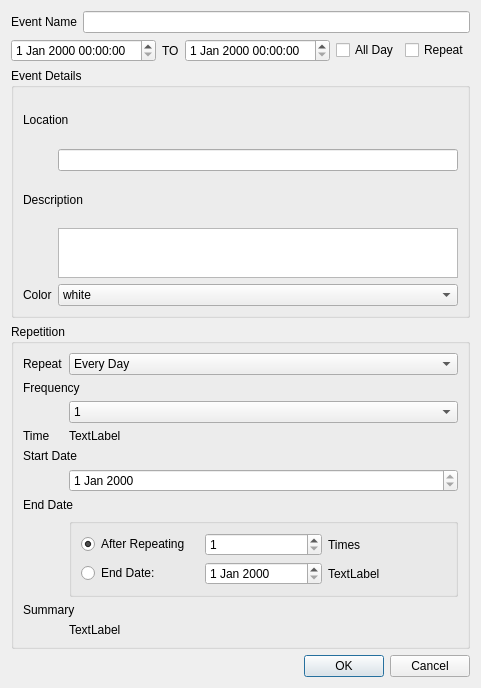
<?xml version="1.0" encoding="UTF-8"?>
<ui version="4.0">
 <class>CreateNewEventDialog</class>
 <widget class="QDialog" name="CreateNewEventDialog">
  <property name="geometry">
   <rect>
    <x>0</x>
    <y>0</y>
    <width>400</width>
    <height>665</height>
   </rect>
  </property>
  <property name="windowTitle">
   <string>Dialog</string>
  </property>
  <layout class="QVBoxLayout" name="verticalLayout_2">
   <item>
    <layout class="QHBoxLayout" name="horizontalLayout_3">
     <item>
      <widget class="QLabel" name="label_4">
       <property name="text">
        <string>Event Name</string>
       </property>
       <property name="buddy">
        <cstring>eventNameLineEdit</cstring>
       </property>
      </widget>
     </item>
     <item>
      <widget class="QLineEdit" name="eventNameLineEdit">
       <property name="clearButtonEnabled">
        <bool>false</bool>
       </property>
      </widget>
     </item>
    </layout>
   </item>
   <item>
    <layout class="QHBoxLayout" name="horizontalLayout_8">
     <item>
      <layout class="QHBoxLayout" name="horizontalLayout_4">
       <item>
        <widget class="QDateTimeEdit" name="startDateTimeEdit"/>
       </item>
       <item>
        <widget class="QLabel" name="label">
         <property name="text">
          <string>TO</string>
         </property>
        </widget>
       </item>
       <item>
        <widget class="QDateTimeEdit" name="endDateTimeEdit"/>
       </item>
      </layout>
     </item>
     <item>
      <spacer name="horizontalSpacer">
       <property name="orientation">
        <enum>Qt::Horizontal</enum>
       </property>
       <property name="sizeHint" stdset="0">
        <size>
         <width>40</width>
         <height>20</height>
        </size>
       </property>
      </spacer>
     </item>
     <item>
      <widget class="QCheckBox" name="allDayCheckBox">
       <property name="text">
        <string>All Day</string>
       </property>
      </widget>
     </item>
     <item>
      <widget class="QCheckBox" name="repeatCheckBox">
       <property name="text">
        <string>Repeat</string>
       </property>
      </widget>
     </item>
    </layout>
   </item>
   <item>
    <widget class="QGroupBox" name="eventDetailsGroupBox">
     <property name="minimumSize">
      <size>
       <width>200</width>
       <height>250</height>
      </size>
     </property>
     <property name="title">
      <string>Event Details</string>
     </property>
     <layout class="QFormLayout" name="formLayout_2">
      <item row="0" column="0" colspan="2">
       <widget class="QLabel" name="label_2">
        <property name="text">
         <string>Location</string>
        </property>
        <property name="buddy">
         <cstring>locationLineEdit</cstring>
        </property>
       </widget>
      </item>
      <item row="1" column="1">
       <widget class="QLineEdit" name="locationLineEdit">
        <property name="minimumSize">
         <size>
          <width>0</width>
          <height>0</height>
         </size>
        </property>
       </widget>
      </item>
      <item row="3" column="0" colspan="2">
       <widget class="QLabel" name="label_3">
        <property name="text">
         <string>Description</string>
        </property>
        <property name="buddy">
         <cstring>descriptionTextEdit</cstring>
        </property>
       </widget>
      </item>
      <item row="6" column="0">
       <widget class="QLabel" name="label_5">
        <property name="text">
         <string>Color</string>
        </property>
        <property name="buddy">
         <cstring>colorComboBox</cstring>
        </property>
       </widget>
      </item>
      <item row="6" column="1">
       <widget class="QComboBox" name="colorComboBox">
        <item>
         <property name="text">
          <string>white</string>
         </property>
        </item>
        <item>
         <property name="text">
          <string>red</string>
         </property>
        </item>
        <item>
         <property name="text">
          <string>green</string>
         </property>
        </item>
        <item>
         <property name="text">
          <string>blue</string>
         </property>
        </item>
        <item>
         <property name="text">
          <string>cyan</string>
         </property>
        </item>
        <item>
         <property name="text">
          <string>magenta</string>
         </property>
        </item>
        <item>
         <property name="text">
          <string>yellow</string>
         </property>
        </item>
        <item>
         <property name="text">
          <string>gray</string>
         </property>
        </item>
        <item>
         <property name="text">
          <string>lightGray</string>
         </property>
        </item>
       </widget>
      </item>
      <item row="5" column="1">
       <widget class="QTextEdit" name="descriptionTextEdit">
        <property name="sizePolicy">
         <sizepolicy hsizetype="Expanding" vsizetype="MinimumExpanding">
          <horstretch>0</horstretch>
          <verstretch>0</verstretch>
         </sizepolicy>
        </property>
        <property name="minimumSize">
         <size>
          <width>0</width>
          <height>50</height>
         </size>
        </property>
        <property name="maximumSize">
         <size>
          <width>16777215</width>
          <height>50</height>
         </size>
        </property>
       </widget>
      </item>
     </layout>
    </widget>
   </item>
   <item>
    <widget class="QGroupBox" name="repetitionGroupBox">
     <property name="title">
      <string>Repetition</string>
     </property>
     <layout class="QFormLayout" name="formLayout">
      <item row="0" column="0">
       <widget class="QLabel" name="label_6">
        <property name="text">
         <string>Repeat</string>
        </property>
        <property name="buddy">
         <cstring>repeatComboBox</cstring>
        </property>
       </widget>
      </item>
      <item row="0" column="1">
       <widget class="QComboBox" name="repeatComboBox">
        <item>
         <property name="text">
          <string>Every Day</string>
         </property>
        </item>
        <item>
         <property name="text">
          <string>Every Week</string>
         </property>
        </item>
        <item>
         <property name="text">
          <string>Every Month</string>
         </property>
        </item>
        <item>
         <property name="text">
          <string>Every Year</string>
         </property>
        </item>
       </widget>
      </item>
      <item row="3" column="0" colspan="2">
       <widget class="QLabel" name="label_7">
        <property name="text">
         <string>Frequency</string>
        </property>
        <property name="buddy">
         <cstring>frequencyComboBox</cstring>
        </property>
       </widget>
      </item>
      <item row="6" column="0">
       <widget class="QLabel" name="label_8">
        <property name="text">
         <string>Time</string>
        </property>
       </widget>
      </item>
      <item row="9" column="0" colspan="2">
       <widget class="QLabel" name="label_9">
        <property name="text">
         <string>Start Date</string>
        </property>
        <property name="buddy">
         <cstring>repeatStartDateEdit</cstring>
        </property>
       </widget>
      </item>
      <item row="11" column="1">
       <widget class="QDateEdit" name="repeatStartDateEdit">
        <property name="readOnly">
         <bool>true</bool>
        </property>
       </widget>
      </item>
      <item row="12" column="0" colspan="2">
       <widget class="QLabel" name="label_10">
        <property name="text">
         <string>End Date</string>
        </property>
       </widget>
      </item>
      <item row="13" column="1">
       <widget class="QGroupBox" name="groupBox_3">
        <property name="title">
         <string/>
        </property>
        <layout class="QVBoxLayout" name="verticalLayout">
         <item>
          <layout class="QHBoxLayout" name="horizontalLayout_5">
           <item>
            <widget class="QRadioButton" name="repeatTimesRadioButton">
             <property name="text">
              <string>After Repeating</string>
             </property>
             <property name="checked">
              <bool>true</bool>
             </property>
            </widget>
           </item>
           <item>
            <widget class="QSpinBox" name="repeatTimesSpinBox">
             <property name="minimum">
              <number>1</number>
             </property>
             <property name="maximum">
              <number>3650</number>
             </property>
            </widget>
           </item>
           <item>
            <widget class="QLabel" name="label_12">
             <property name="text">
              <string>Times</string>
             </property>
            </widget>
           </item>
          </layout>
         </item>
         <item>
          <layout class="QHBoxLayout" name="horizontalLayout_6">
           <item>
            <widget class="QRadioButton" name="repeatEndTimeRadioButton">
             <property name="text">
              <string>End Date: </string>
             </property>
            </widget>
           </item>
           <item>
            <widget class="QDateEdit" name="repeatEndDateEdit"/>
           </item>
           <item>
            <widget class="QLabel" name="repeatEndDateLabel">
             <property name="text">
              <string>TextLabel</string>
             </property>
            </widget>
           </item>
          </layout>
         </item>
        </layout>
       </widget>
      </item>
      <item row="14" column="0" colspan="2">
       <widget class="QLabel" name="label_11">
        <property name="text">
         <string>Summary</string>
        </property>
       </widget>
      </item>
      <item row="15" column="1">
       <widget class="QLabel" name="repeatSummaryLabel">
        <property name="text">
         <string>TextLabel</string>
        </property>
       </widget>
      </item>
      <item row="4" column="1">
       <widget class="QComboBox" name="frequencyComboBox">
        <item>
         <property name="text">
          <string>1</string>
         </property>
        </item>
        <item>
         <property name="text">
          <string>2</string>
         </property>
        </item>
        <item>
         <property name="text">
          <string>3</string>
         </property>
        </item>
        <item>
         <property name="text">
          <string>4</string>
         </property>
        </item>
        <item>
         <property name="text">
          <string>5</string>
         </property>
        </item>
        <item>
         <property name="text">
          <string>6</string>
         </property>
        </item>
        <item>
         <property name="text">
          <string>7</string>
         </property>
        </item>
        <item>
         <property name="text">
          <string>8</string>
         </property>
        </item>
        <item>
         <property name="text">
          <string>9</string>
         </property>
        </item>
        <item>
         <property name="text">
          <string>10</string>
         </property>
        </item>
        <item>
         <property name="text">
          <string>11</string>
         </property>
        </item>
        <item>
         <property name="text">
          <string>12</string>
         </property>
        </item>
        <item>
         <property name="text">
          <string>13</string>
         </property>
        </item>
        <item>
         <property name="text">
          <string>14</string>
         </property>
        </item>
        <item>
         <property name="text">
          <string>15</string>
         </property>
        </item>
        <item>
         <property name="text">
          <string>16</string>
         </property>
        </item>
        <item>
         <property name="text">
          <string>17</string>
         </property>
        </item>
        <item>
         <property name="text">
          <string>18</string>
         </property>
        </item>
        <item>
         <property name="text">
          <string>19</string>
         </property>
        </item>
        <item>
         <property name="text">
          <string>20</string>
         </property>
        </item>
        <item>
         <property name="text">
          <string>21</string>
         </property>
        </item>
        <item>
         <property name="text">
          <string>22</string>
         </property>
        </item>
        <item>
         <property name="text">
          <string>23</string>
         </property>
        </item>
        <item>
         <property name="text">
          <string>24</string>
         </property>
        </item>
        <item>
         <property name="text">
          <string>25</string>
         </property>
        </item>
        <item>
         <property name="text">
          <string>26</string>
         </property>
        </item>
        <item>
         <property name="text">
          <string>27</string>
         </property>
        </item>
        <item>
         <property name="text">
          <string>28</string>
         </property>
        </item>
        <item>
         <property name="text">
          <string>29</string>
         </property>
        </item>
        <item>
         <property name="text">
          <string>30</string>
         </property>
        </item>
       </widget>
      </item>
      <item row="6" column="1">
       <widget class="QLabel" name="repeatTimeLabel">
        <property name="text">
         <string>TextLabel</string>
        </property>
       </widget>
      </item>
     </layout>
    </widget>
   </item>
   <item>
    <widget class="QDialogButtonBox" name="dialogButtonBox">
     <property name="orientation">
      <enum>Qt::Horizontal</enum>
     </property>
     <property name="standardButtons">
      <set>QDialogButtonBox::Cancel|QDialogButtonBox::Ok</set>
     </property>
    </widget>
   </item>
  </layout>
 </widget>
 <resources/>
 <connections>
  <connection>
   <sender>startDateTimeEdit</sender>
   <signal>dateTimeChanged(QDateTime)</signal>
   <receiver>repeatStartDateEdit</receiver>
   <slot>setDateTime(QDateTime)</slot>
   <hints>
    <hint type="sourcelabel">
     <x>74</x>
     <y>49</y>
    </hint>
    <hint type="destinationlabel">
     <x>198</x>
     <y>482</y>
    </hint>
   </hints>
  </connection>
  <connection>
   <sender>dialogButtonBox</sender>
   <signal>accepted()</signal>
   <receiver>CreateNewEventDialog</receiver>
   <slot>accept()</slot>
   <hints>
    <hint type="sourcelabel">
     <x>257</x>
     <y>650</y>
    </hint>
    <hint type="destinationlabel">
     <x>-3</x>
     <y>639</y>
    </hint>
   </hints>
  </connection>
  <connection>
   <sender>dialogButtonBox</sender>
   <signal>rejected()</signal>
   <receiver>CreateNewEventDialog</receiver>
   <slot>reject()</slot>
   <hints>
    <hint type="sourcelabel">
     <x>333</x>
     <y>650</y>
    </hint>
    <hint type="destinationlabel">
     <x>399</x>
     <y>650</y>
    </hint>
   </hints>
  </connection>
 </connections>
</ui>
